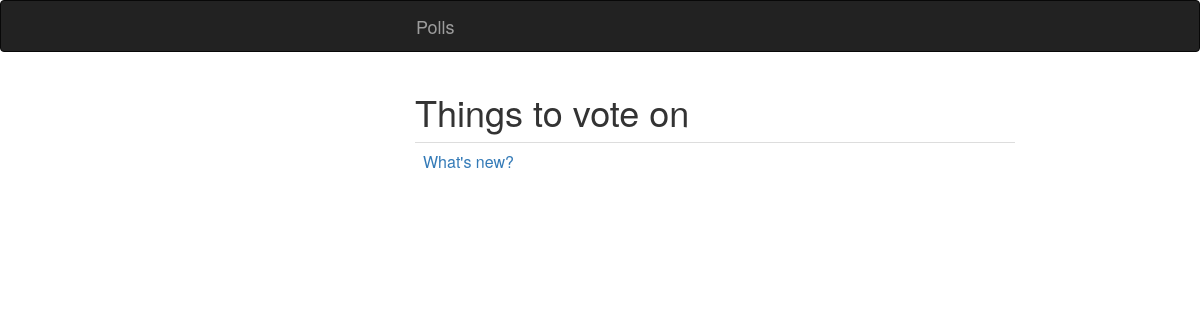
The page /polls/ on the database as committed earlier.
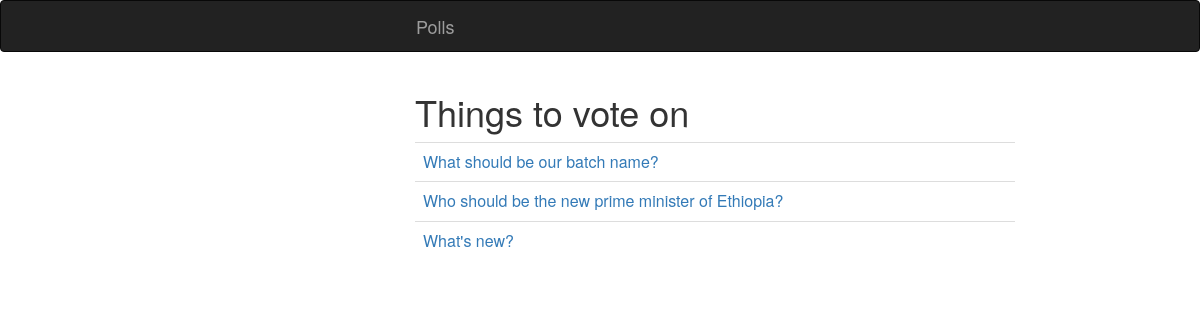
The same page on the database as committed later.
### polls/models.py (models this page shows, shortened)
@python_2_unicode_compatible
class Question(models.Model):
    question_text = models.CharField(max_length=200)
    pub_date = models.DateTimeField('date published')

### polls/views.py (the view)
class IndexView(generic.ListView):
    template_name = 'polls/index.html'
    context_object_name = 'latest_question_list'
    def get_queryset(self):
        return Question.objects.order_by('-pub_date')[:5]

### polls/templates/polls/index.html (shortened to what this page needs)
<link rel="stylesheet" href="https://maxcdn.bootstrapcdn.com/bootstrap/3.3.6/css/bootstrap.min.css">
<nav class="navbar navbar-inverse">
  <div class="container-fluid">
    <div class="navbar-header">
      <a class="navbar-brand" href="#">
	Polls
      </a>
    </div>
  </div>
</nav>
<div class="container-fluid">
<h1>Things to vote on</h1>
<table class="table table-hover">
{% if latest_question_list %}
    {% for question in latest_question_list %}
     <tr><td> <a href="{% url 'polls:detail' question.id %}">{{ question.question_text }}</a></td></tr>
    {% endfor %}
</table>
</div>
{% else %}
    <p>No polls are available.</p>
{% endif %}

Rows that differ between the two databases and show on the page:
added Question: question_text "What should be our batch name?"
added Question: question_text "Who should be the new prime minister of Ethiopia?"
